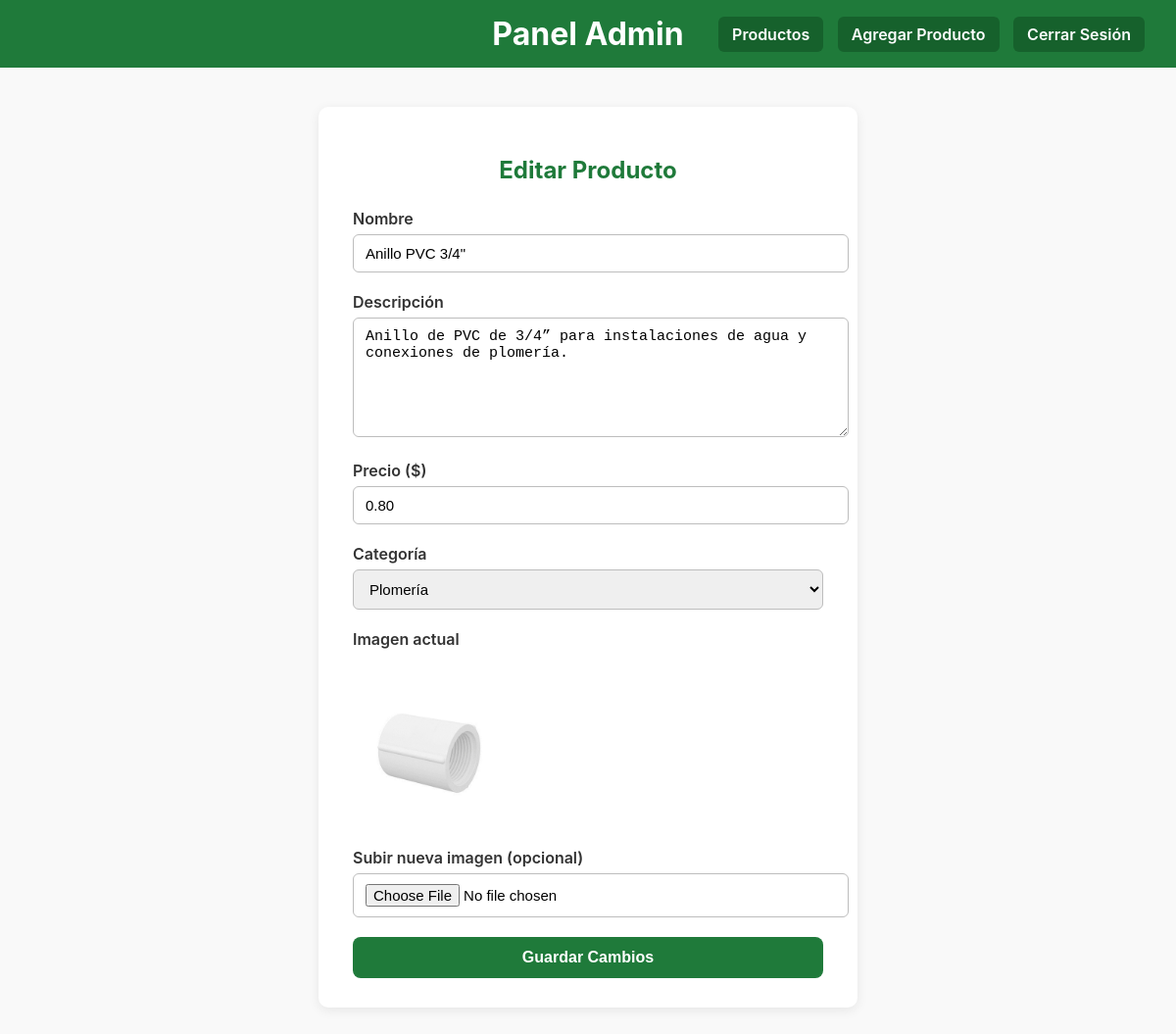
Screenshot of /admin/editar_producto.php?id=2 (signed in) with the database file from the repository.
### tables this page shows
CREATE TABLE productos (
  id INT AUTO_INCREMENT PRIMARY KEY,
  nombre VARCHAR(150) NOT NULL,
  descripcion TEXT,
  precio DECIMAL(10,2) NOT NULL,
  imagen VARCHAR(255),
  categoria_id INT,
  CONSTRAINT fk_categoria
    FOREIGN KEY (categoria_id)
    REFERENCES categorias(id)
    ON DELETE SET NULL
    ON UPDATE CASCADE
);

CREATE TABLE categorias (
  id INT AUTO_INCREMENT PRIMARY KEY,
  nombre VARCHAR(100) NOT NULL,
  descripcion TEXT
);

### admin/editar_producto.php (the view, shortened to what this page needs)
<?php
include 'header.php';
$id = $_GET['id'] ?? null;
$stmtProd = $pdo->prepare("SELECT * FROM productos WHERE id = ?");
$stmtProd->execute([$id]);
$producto = $stmtProd->fetch(PDO::FETCH_ASSOC);
$stmtCat = $pdo->query("SELECT * FROM categorias ORDER BY nombre ASC");
$categorias = $stmtCat->fetchAll(PDO::FETCH_ASSOC);
?>
<div class="form-wrapper">
    <div class="form-card">
        <h2 class="form-title">Editar Producto</h2>
        <form method="post" enctype="multipart/form-data">
            <div class="form-group">
                <label>Nombre</label>
                <input type="text" name="nombre" required
                       value="<?= htmlspecialchars($producto['nombre']) ?>">
            </div>
            <div class="form-group">
                <label>Descripción</label>
                <textarea name="descripcion" rows="4"><?= htmlspecialchars($producto['descripcion']) ?></textarea>
            </div>
            <div class="form-group">
                <label>Precio ($)</label>
                <input type="number" step="0.01" name="precio" required
                       value="<?= htmlspecialchars($producto['precio']) ?>">
            </div>
            <div class="form-group">
                <label>Categoría</label>
                <select name="categoria" required>
                    <?php foreach ($categorias as $cat): ?>
                        <option value="<?= $cat['id'] ?>"
                            <?= $cat['id'] == $producto['categoria_id'] ? 'selected' : '' ?>>
                            <?= htmlspecialchars($cat['nombre']) ?>
                        </option>
                    <?php endforeach; ?>
                </select>
            </div>
            <div class="form-group">
                <label>Imagen actual</label><br>
                <?php
                $rutaImagen = __DIR__ . "/../" . $producto['imagen'];
                if (!empty($producto['imagen']) && file_exists($rutaImagen)):
                ?>
                    <img src="../<?= htmlspecialchars($producto['imagen']) ?>" width="150" style="border-radius:6px;">
                <?php else: ?>
                    <p>No hay imagen disponible.</p>
                <?php endif; ?>
            </div>
            <div class="form-group">
                <label>Subir nueva imagen (opcional)</label>
                <input type="file" name="imagen" accept=".jpg,.jpeg,.png,.webp">
            </div>
            <button type="submit" class="btn-submit">Guardar Cambios</button>
        </form>
    </div>
</div>
<?php include 'footer.php'; ?>

### admin/admin-style.css (style rules this page uses)
body { font-family: "Inter", Arial, sans-serif; background: #f9f9f9; margin: 0; }
.btn-submit { width: 100%; padding: 12px 0; border: none; background: #1f7a3a; color: #fff; border-radius: 8px; font-size: 16px; font-weight: 600; cursor: pointer; display: flex; justify-content: center; align-items: center; gap: 8px; transition: all 0.25s ease; margin-top: 10px; }
.form-wrapper { display: flex; justify-content: center; padding: 40px 20px; }
.form-card { width: 480px; background: #fff; padding: 30px 35px; border-radius: 10px; box-shadow: 0 3px 12px rgba(0,0,0,0.08); }
.form-title { text-align: center; font-size: 24px; margin-bottom: 25px; color: #1f7a3a; }
.form-group { margin-bottom: 20px; }
.form-group label { font-weight: 600; display: block; margin-bottom: 6px; color: #333; }
.form-group input, .form-group select, .form-group textarea { width: 100%; padding: 10px 12px; border: 1px solid #bdbdbd; border-radius: 6px; font-size: 15px; transition: border-color 0.25s; }
.form-group textarea { resize: vertical; min-height: 100px; }

### rows the page displays
productos: nombre "Anillo PVC 3/4\"", descripcion "Anillo de PVC de 3/4” para instalaciones de agua y conexiones de plomería.", precio "0.80", categoria "Plomería", imagen (picture)
